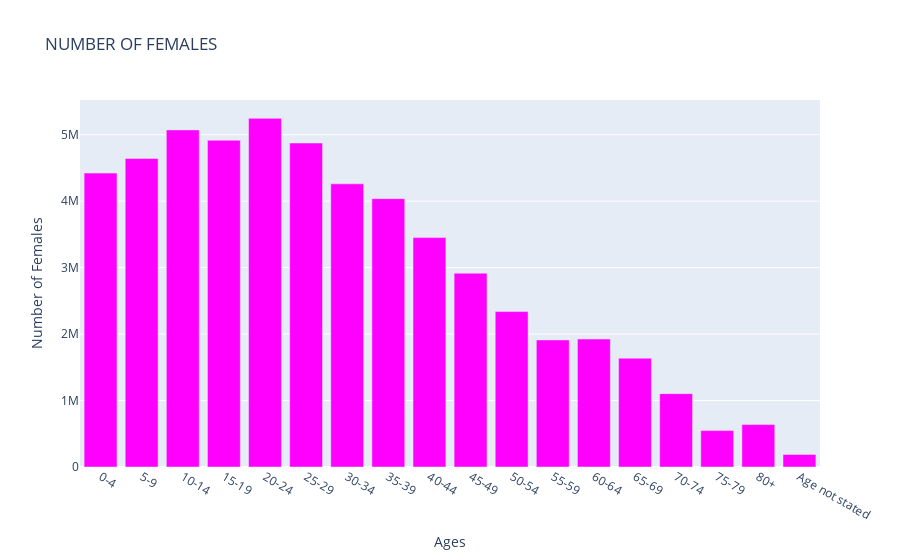

Notebook cell for this chart:
### Code cell
total_females_chart = go_bar_chart(total_females["Ages"],
                                total_females["Total_Females"],
                                "Number of Females",
                                "Ages",
                                "Number of Females",
                                None,
                                None, ["magenta"])
total_females_chart

### Figure 1 — Plotly figure (JSON) as saved in the notebook; plotly's stock layout.template omitted (floating-point values rounded to 4 significant figures)
{"data": [{"type": "bar", "x": ["0-4", "5-9", "10-14", "15-19", "20-24", "25-29", "30-34", "35-39", "40-44", "45-49", "50-54", "55-59", "60-64", "65-69", "70-74", "75-79", "80+", "Age not stated"], "y": [4422397, 4642477, 5072274, 4916867, 5245852, 4874553, 4260010, 4037726, 3451264, 2916236, 2338326, 1911685, 1925841, 1638114, 1103844, 547342, 638085, 188384]}], "layout": {"colorway": ["magenta"], "title": {"text": "NUMBER OF FEMALES"}, "xaxis": {"title": {"text": "Ages"}}, "yaxis": {"title": {"text": "Number of Females"}}}}
